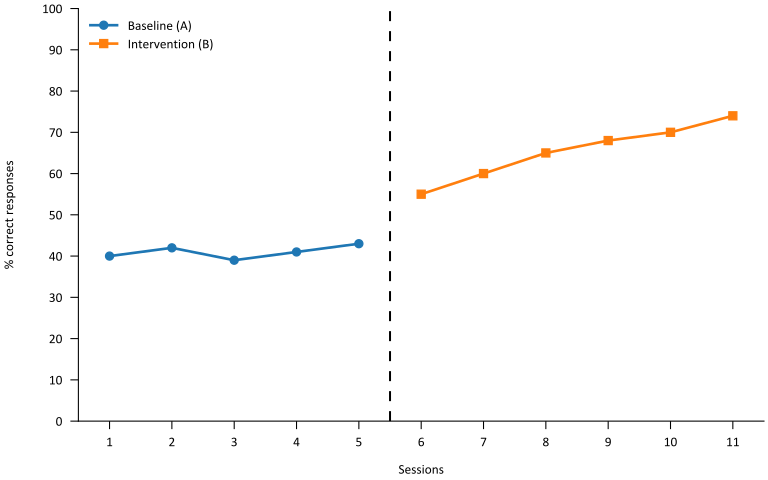

Recreate this plot in Python.
# ab_graph.py
# Generates a publication-quality A–B single-case design graph as SVG.

import matplotlib as mpl
mpl.rcParams["font.family"] = "sans-serif"
mpl.rcParams["font.sans-serif"] = ["Calibri", "DejaVu Sans", "Arial"]

import matplotlib.pyplot as plt
import numpy as np
from pathlib import Path

# ---- Editable inputs ----
y_label = "% correct responses"      # Dependent variable label
x_unit_label = "Sessions"            # X-axis unit label

# Y-axis scale
y_min = 0
y_max = 100
y_tick = 10

# X tick density, set to 1 for every point, 2 for every other, etc.
x_tick_step = 1

# Data, baseline first, then intervention
baseline = [40, 42, 39, 41, 43]
intervention = [55, 60, 65, 68, 70, 74]

# Appearance
baseline_color = "#1f77b4"           # Blue
intervention_color = "#ff7f0e"       # Orange
line_width = 2.0
marker_size = 6

# Output file
out_file = Path("ab_graph.svg")
# -------------------------

# Build x values
nA = len(baseline)
nB = len(intervention)
x_A = np.arange(1, nA + 1)
x_B = np.arange(nA + 1, nA + nB + 1)

# Figure
fig, ax = plt.subplots(figsize=(8, 5), constrained_layout=True)

# Plot A and B separately, no connecting line between phases
ax.plot(x_A, baseline,
        color=baseline_color, linewidth=line_width, marker="o",
        markersize=marker_size, label="Baseline (A)")
ax.plot(x_B, intervention,
        color=intervention_color, linewidth=line_width, marker="s",
        markersize=marker_size, label="Intervention (B)")

# Phase change line, dashed vertical between A and B
phase_boundary = nA + 0.5
ax.axvline(x=phase_boundary, color="black", linestyle=(0, (5, 5)), linewidth=1.5)

# Axes and ticks
ax.spines["top"].set_visible(False)
ax.spines["right"].set_visible(False)
ax.spines["left"].set_color("black")
ax.spines["bottom"].set_color("black")
ax.tick_params(axis="both", which="both", direction="out", length=6, pad=6)

# Y scale and ticks
ax.set_ylim(y_min, y_max)
ax.set_yticks(np.arange(y_min, y_max + 0.0001, y_tick))

# X ticks
total_points = nA + nB
ax.set_xlim(0.5, total_points + 0.5)
ax.set_xticks(np.arange(1, total_points + 1, x_tick_step))

# Labels
ax.set_ylabel(y_label, rotation=90, labelpad=20)
ax.set_xlabel(x_unit_label, labelpad=12)

# Legend
leg = ax.legend(frameon=False, loc="upper left")

# No grid lines inside the plot
ax.grid(False)

# Save as SVG for crisp scaling in Word
fig.savefig(out_file, format="svg")
print(f"Saved: {out_file.resolve()}")
